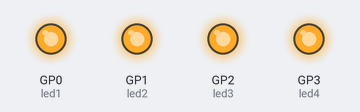
A program run on a simulated Raspberry Pi Pico running MicroPython. Parts: output pins drawn as LEDs (lit = HIGH).

Above: at 0.1 s.
Timing chart, 0 to 1.6 s (numbered marks = the images above):
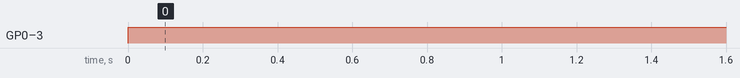

The program:

led_4.py
```python
import machine
import utime

led1 = machine.Pin(0,machine.Pin.OUT)
led2 = machine.Pin(1, machine.Pin.OUT)
led3 = machine.Pin(2, machine.Pin.OUT)
led4 = machine.Pin(3, machine.Pin.OUT)


while True:
  #led1.toggle()
  #utime.sleep(2)

  led1.value(1)

  #led2.toggle()
  #utime.sleep(2)

  led2.value(1)

  #led3.toggle()
  #utime.sleep(2)

  led3.value(1)

  #led4.toggle()
  #utime.sleep(2)

  led4.value(1)
```

Measured:
- by itself, GP0 (led1), GP1 (led2), GP2 (led3), GP3 (led4): LOW → HIGH at 0.00 s
